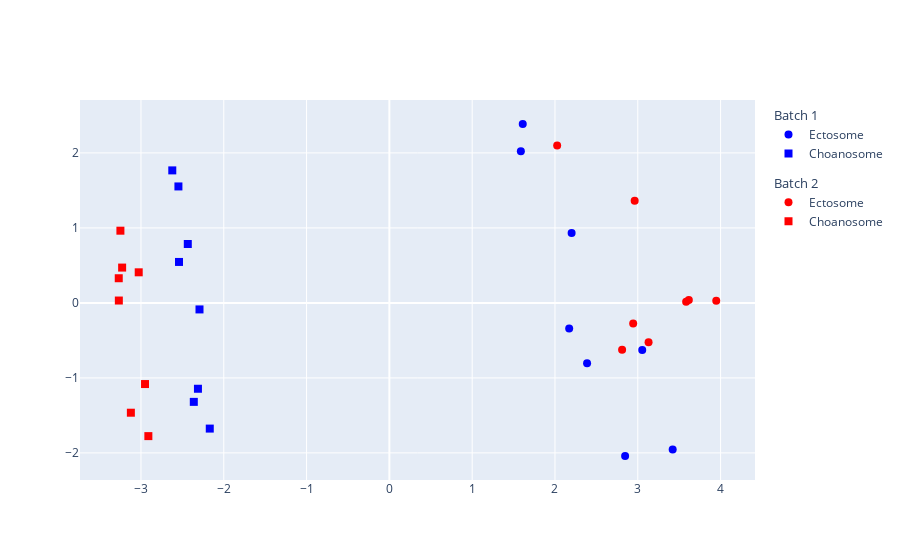

Notebook code for this chart:
### Code cell
plotPCA(data_limma)

### Figure 1 — Plotly figure (JSON) as saved in the notebook; plotly's stock layout.template omitted (floating-point values rounded to 4 significant figures)
{"data": [{"legendgroup": "1", "legendgrouptitle": {"text": "Batch 1"}, "marker": {"color": ["blue", "blue", "blue", "blue", "blue", "blue", "blue", "blue"], "size": 8, "symbol": ["circle", "circle", "circle", "circle", "circle", "circle", "circle", "circle"]}, "mode": "markers", "name": "Ectosome", "type": "scatter", "x": [2.847, 3.421, 1.611, 1.588, 2.201, 2.171, 2.388, 3.054], "y": [-2.041, -1.955, 2.386, 2.023, 0.932, -0.3399, -0.8036, -0.6268]}, {"legendgroup": "1", "legendgrouptitle": {"text": "Batch 1"}, "marker": {"color": ["blue", "blue", "blue", "blue", "blue", "blue", "blue", "blue"], "size": 8, "symbol": ["square", "square", "square", "square", "square", "square", "square", "square"]}, "mode": "markers", "name": "Choanosome", "type": "scatter", "x": [-2.293, -2.434, -2.548, -2.622, -2.54, -2.312, -2.362, -2.169], "y": [-0.08684, 0.7854, 1.553, 1.767, 0.5462, -1.145, -1.319, -1.676]}, {"legendgroup": "2", "legendgrouptitle": {"text": "Batch 2"}, "marker": {"color": ["red", "red", "red", "red", "red", "red", "red", "red"], "size": 8, "symbol": ["circle", "circle", "circle", "circle", "circle", "circle", "circle", "circle"]}, "mode": "markers", "name": "Ectosome", "type": "scatter", "x": [3.616, 2.962, 3.948, 2.026, 2.944, 3.13, 3.584, 2.811], "y": [0.03927, 1.361, 0.02842, 2.1, -0.2748, -0.526, 0.01675, -0.6254]}, {"legendgroup": "2", "legendgrouptitle": {"text": "Batch 2"}, "marker": {"color": ["red", "red", "red", "red", "red", "red", "red", "red"], "size": 8, "symbol": ["square", "square", "square", "square", "square", "square", "square", "square"]}, "mode": "markers", "name": "Choanosome", "type": "scatter", "x": [-3.267, -3.268, -3.227, -3.248, -3.027, -2.911, -2.951, -3.122], "y": [0.03184, 0.329, 0.4711, 0.9631, 0.4081, -1.776, -1.082, -1.464]}], "layout": {}}
